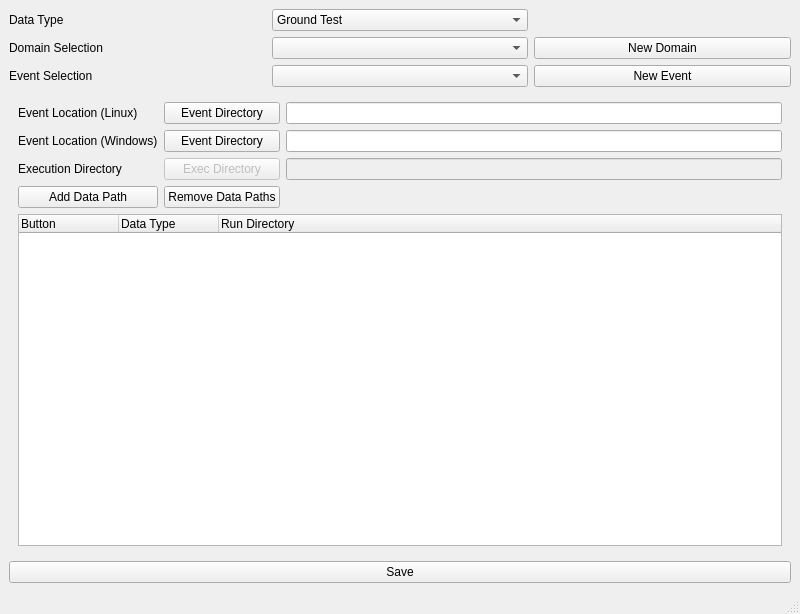
<?xml version="1.0" encoding="UTF-8"?>
<ui version="4.0">
 <class>MainWindow</class>
 <widget class="QMainWindow" name="MainWindow">
  <property name="geometry">
   <rect>
    <x>0</x>
    <y>0</y>
    <width>800</width>
    <height>614</height>
   </rect>
  </property>
  <property name="windowTitle">
   <string>MainWindow</string>
  </property>
  <widget class="QWidget" name="centralwidget">
   <layout class="QGridLayout" name="gridLayout_2">
    <item row="0" column="0">
     <layout class="QGridLayout" name="gridLayout">
      <item row="1" column="1">
       <widget class="QComboBox" name="DomainCombo"/>
      </item>
      <item row="1" column="0">
       <widget class="QLabel" name="label">
        <property name="text">
         <string>Domain Selection</string>
        </property>
       </widget>
      </item>
      <item row="2" column="1">
       <widget class="QComboBox" name="EventCombo"/>
      </item>
      <item row="1" column="2">
       <widget class="QPushButton" name="NewDomainButton">
        <property name="text">
         <string>New Domain</string>
        </property>
       </widget>
      </item>
      <item row="2" column="0">
       <widget class="QLabel" name="label_2">
        <property name="text">
         <string>Event Selection</string>
        </property>
       </widget>
      </item>
      <item row="2" column="2">
       <widget class="QPushButton" name="NewEventButton">
        <property name="text">
         <string>New Event</string>
        </property>
       </widget>
      </item>
      <item row="3" column="0" colspan="3">
       <widget class="QStackedWidget" name="stackedWidget">
        <property name="currentIndex">
         <number>1</number>
        </property>
        <widget class="QWidget" name="page_3">
         <layout class="QGridLayout" name="gridLayout_4">
          <item row="0" column="1">
           <layout class="QGridLayout" name="gridLayout_3">
            <item row="4" column="1">
             <widget class="QPushButton" name="OutputButton">
              <property name="text">
               <string>Custom Output</string>
              </property>
             </widget>
            </item>
            <item row="11" column="0" colspan="3">
             <widget class="QTreeWidget" name="GroundTestTree">
              <property name="selectionMode">
               <enum>QAbstractItemView::ExtendedSelection</enum>
              </property>
              <attribute name="headerShowSortIndicator" stdset="0">
               <bool>false</bool>
              </attribute>
              <attribute name="headerStretchLastSection">
               <bool>true</bool>
              </attribute>
              <column>
               <property name="text">
                <string>Path Selection</string>
               </property>
              </column>
              <column>
               <property name="text">
                <string>Base Dir</string>
               </property>
              </column>
              <column>
               <property name="text">
                <string>Phase</string>
               </property>
              </column>
              <column>
               <property name="text">
                <string>Full Dir</string>
               </property>
              </column>
             </widget>
            </item>
            <item row="6" column="1">
             <widget class="QPushButton" name="DataButton">
              <property name="text">
               <string>Custom Data</string>
              </property>
             </widget>
            </item>
            <item row="5" column="0">
             <widget class="QLabel" name="label_3">
              <property name="text">
               <string>Documentation Directory</string>
              </property>
             </widget>
            </item>
            <item row="9" column="0">
             <widget class="QPushButton" name="AddPhase">
              <property name="text">
               <string>Add Phase</string>
              </property>
             </widget>
            </item>
            <item row="4" column="2">
             <widget class="QLineEdit" name="OutputLine"/>
            </item>
            <item row="6" column="0">
             <widget class="QLabel" name="label_9">
              <property name="text">
               <string>Data Directory</string>
              </property>
             </widget>
            </item>
            <item row="4" column="0">
             <widget class="QLabel" name="label_8">
              <property name="text">
               <string>Output Directory</string>
              </property>
             </widget>
            </item>
            <item row="5" column="1">
             <widget class="QPushButton" name="DoxButton">
              <property name="text">
               <string>Custom Dox</string>
              </property>
             </widget>
            </item>
            <item row="8" column="1">
             <widget class="QPushButton" name="ITPButton">
              <property name="text">
               <string>Custom ITP</string>
              </property>
             </widget>
            </item>
            <item row="7" column="0">
             <widget class="QLabel" name="label_10">
              <property name="text">
               <string>OSF Directory</string>
              </property>
             </widget>
            </item>
            <item row="8" column="0">
             <widget class="QLabel" name="label_11">
              <property name="text">
               <string>ITP Directory</string>
              </property>
             </widget>
            </item>
            <item row="0" column="1">
             <widget class="QPushButton" name="EventBaseButton">
              <property name="text">
               <string>Set Base</string>
              </property>
             </widget>
            </item>
            <item row="2" column="1">
             <widget class="QPushButton" name="ConfigButton">
              <property name="text">
               <string>Custom Config</string>
              </property>
             </widget>
            </item>
            <item row="2" column="2">
             <widget class="QLineEdit" name="ConfigLine"/>
            </item>
            <item row="3" column="2">
             <widget class="QLineEdit" name="ExecLine"/>
            </item>
            <item row="10" column="0">
             <widget class="QPushButton" name="AutoPopulate">
              <property name="text">
               <string>Auto Populate</string>
              </property>
             </widget>
            </item>
            <item row="3" column="1">
             <widget class="QPushButton" name="ExecButton">
              <property name="text">
               <string>Custom Exec</string>
              </property>
             </widget>
            </item>
            <item row="2" column="0">
             <widget class="QLabel" name="label_6">
              <property name="text">
               <string>Config Directory</string>
              </property>
             </widget>
            </item>
            <item row="7" column="1">
             <widget class="QPushButton" name="OSFButton">
              <property name="text">
               <string>Custom OSF</string>
              </property>
             </widget>
            </item>
            <item row="5" column="2">
             <widget class="QLineEdit" name="DoxLine"/>
            </item>
            <item row="0" column="2">
             <widget class="QLineEdit" name="EventBaseLine"/>
            </item>
            <item row="0" column="0">
             <widget class="QLabel" name="label_4">
              <property name="text">
               <string>Event Base Directory (Linux)</string>
              </property>
             </widget>
            </item>
            <item row="9" column="1">
             <widget class="QPushButton" name="RemovePhases">
              <property name="text">
               <string>Remove Phases</string>
              </property>
             </widget>
            </item>
            <item row="3" column="0">
             <widget class="QLabel" name="label_7">
              <property name="text">
               <string>Execution Directory</string>
              </property>
             </widget>
            </item>
            <item row="7" column="2">
             <widget class="QLineEdit" name="OSFLine"/>
            </item>
            <item row="6" column="2">
             <widget class="QLineEdit" name="DataLine"/>
            </item>
            <item row="8" column="2">
             <widget class="QLineEdit" name="ITPLine"/>
            </item>
            <item row="1" column="1">
             <widget class="QPushButton" name="EventBaseWindowsButton">
              <property name="text">
               <string>Set Base</string>
              </property>
             </widget>
            </item>
            <item row="1" column="0">
             <widget class="QLabel" name="label_15">
              <property name="text">
               <string>Event Base Directory (Windows)</string>
              </property>
             </widget>
            </item>
            <item row="1" column="2">
             <widget class="QLineEdit" name="EventBaseWindowsLine"/>
            </item>
           </layout>
          </item>
         </layout>
        </widget>
        <widget class="QWidget" name="page_4">
         <layout class="QGridLayout" name="gridLayout_6">
          <item row="0" column="0">
           <layout class="QGridLayout" name="gridLayout_5">
            <item row="0" column="0">
             <widget class="QLabel" name="label_13">
              <property name="text">
               <string>Event Location (Linux)</string>
              </property>
             </widget>
            </item>
            <item row="0" column="2">
             <widget class="QLineEdit" name="GenericEventLine"/>
            </item>
            <item row="2" column="2">
             <widget class="QLineEdit" name="GenericExecLine">
              <property name="enabled">
               <bool>false</bool>
              </property>
             </widget>
            </item>
            <item row="2" column="0">
             <widget class="QLabel" name="label_14">
              <property name="text">
               <string>Execution Directory</string>
              </property>
             </widget>
            </item>
            <item row="4" column="0" colspan="3">
             <widget class="QTreeWidget" name="GenericTree">
              <column>
               <property name="text">
                <string>Button</string>
               </property>
              </column>
              <column>
               <property name="text">
                <string>Data Type</string>
               </property>
              </column>
              <column>
               <property name="text">
                <string>Run Directory</string>
               </property>
              </column>
             </widget>
            </item>
            <item row="0" column="1">
             <widget class="QPushButton" name="GenEventButton">
              <property name="text">
               <string>Event Directory</string>
              </property>
             </widget>
            </item>
            <item row="2" column="1">
             <widget class="QPushButton" name="GenExecButton">
              <property name="enabled">
               <bool>false</bool>
              </property>
              <property name="text">
               <string>Exec Directory</string>
              </property>
             </widget>
            </item>
            <item row="3" column="0">
             <widget class="QPushButton" name="AddDataPathButton">
              <property name="text">
               <string>Add Data Path</string>
              </property>
             </widget>
            </item>
            <item row="3" column="1">
             <widget class="QPushButton" name="RemoveDataPathsButton">
              <property name="text">
               <string>Remove Data Paths</string>
              </property>
             </widget>
            </item>
            <item row="1" column="0">
             <widget class="QLabel" name="label_5">
              <property name="text">
               <string>Event Location (Windows)</string>
              </property>
             </widget>
            </item>
            <item row="1" column="1">
             <widget class="QPushButton" name="GenEventButtonWindows">
              <property name="text">
               <string>Event Directory</string>
              </property>
             </widget>
            </item>
            <item row="1" column="2">
             <widget class="QLineEdit" name="GenericEventLineWindows"/>
            </item>
           </layout>
          </item>
         </layout>
        </widget>
       </widget>
      </item>
      <item row="0" column="1">
       <widget class="QComboBox" name="DomainTypeCombo">
        <item>
         <property name="text">
          <string>Ground Test</string>
         </property>
        </item>
        <item>
         <property name="text">
          <string>Generic</string>
         </property>
        </item>
       </widget>
      </item>
      <item row="0" column="0">
       <widget class="QLabel" name="label_12">
        <property name="text">
         <string>Data Type</string>
        </property>
       </widget>
      </item>
     </layout>
    </item>
    <item row="1" column="0">
     <widget class="QPushButton" name="SaveButton">
      <property name="text">
       <string>Save</string>
      </property>
     </widget>
    </item>
   </layout>
  </widget>
  <widget class="QMenuBar" name="menubar">
   <property name="geometry">
    <rect>
     <x>0</x>
     <y>0</y>
     <width>800</width>
     <height>20</height>
    </rect>
   </property>
  </widget>
  <widget class="QStatusBar" name="statusbar"/>
 </widget>
 <resources/>
 <connections>
  <connection>
   <sender>DomainTypeCombo</sender>
   <signal>activated(int)</signal>
   <receiver>stackedWidget</receiver>
   <slot>setCurrentIndex(int)</slot>
   <hints>
    <hint type="sourcelabel">
     <x>358</x>
     <y>52</y>
    </hint>
    <hint type="destinationlabel">
     <x>356</x>
     <y>122</y>
    </hint>
   </hints>
  </connection>
 </connections>
</ui>
